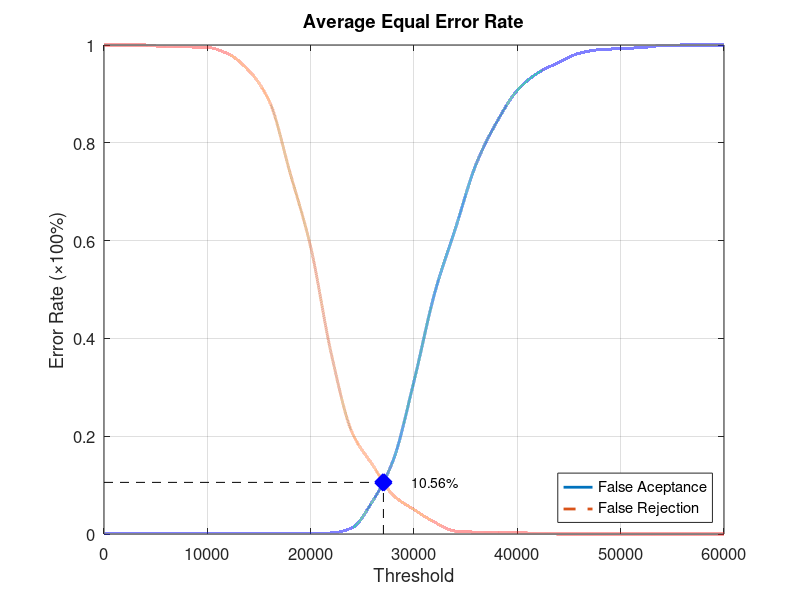
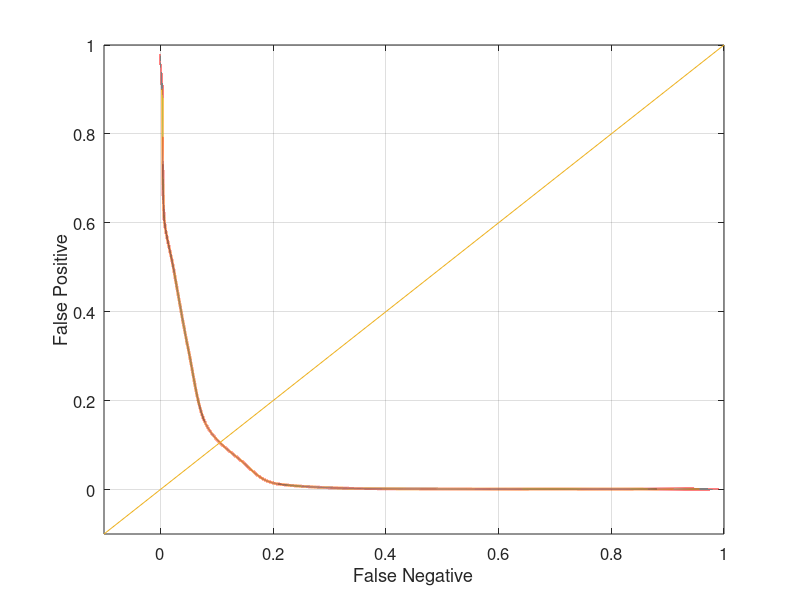

Write MATLAB code to recreate these figures, in order.
function yEER = Database2Average
close all;
clear;
clc;
x = 0:2000:60000;
xq = 0:0.5:60000;

y0 = [0 0.00105263 0.00105263 0.00105263 0.00105263 0.00105263 0.00105263 0.00105263 0.00105263 0.00105263 0.00105263 0.00210526 0.0126316 0.0673684 0.151579 0.312632 0.492632 0.624211 0.75579 0.842105 0.907368 0.943158 0.964211 0.983158 0.990526 0.992632 0.994737 0.998947 1 1 1];
yy0 = interp1(x, y0, xq, 'pchip');
y1 = [1 1 1 0.996 0.996 0.995 0.982 0.948 0.885 0.739 0.587 0.368 0.208 0.141 0.079 0.05 0.024 0.006 0.004 0.004 0.003 0.001 0 0 0 0 0 0 0 0 0];
yy1 = interp1(x, y1, xq, 'pchip');

% Calculating EER: 
y2 = abs(y0 - y1);
find(y2 == min(y2))
yy2 = abs(yy0 - yy1);
xEER = find(yy2 == min(yy2));
xEERIndex = xq(xEER) % X-axis EER
yEER = yy0(xEER) % Y-axis EER

main = figure
plot(xq, yy0,'-','LineWidth', 2);	hold on
plot(xq, yy1,'--','LineWidth', 2);	hold on
plot([xEERIndex xEERIndex], [0 yEER], 'k--');	hold on
plot([0 xEERIndex], [yEER yEER], 'k--');	hold on
plot(xEERIndex, yEER, 'bx', 'LineWidth', 10);	hold on
text(xEERIndex + 10 * xEERIndex / 100, yEER, [num2str(round((10000 * yEER)) / 100) '%'])
legend('False Aceptance', 'False Rejection', 'Location', 'SouthEast')
xlabel('Threshold')
ylabel('Error Rate (\times100%)')
title('Average Equal Error Rate')
set(gca, 'FontSize', 12)
axis([0 60000 0 1])
grid on

print(main, 'Database2AverageMain', '-dpng');
FNRxFPR = figure('Color', [1 1 1]);
plot(yy1, yy0, '-', yy1, yy0, 'LineWidth', 2);
hold on
y = -0.1:0.1:1
plot(y, y); 
set(gca, 'FontSize', 12)
xlabel('False Negative')
ylabel('False Positive')
axis([-0.1 1 -0.1 1])
set(gca, 'FontSize', 12)
grid on

print(FNRxFPR, 'Database2AverageFNRxFPR','-dpng');
end
